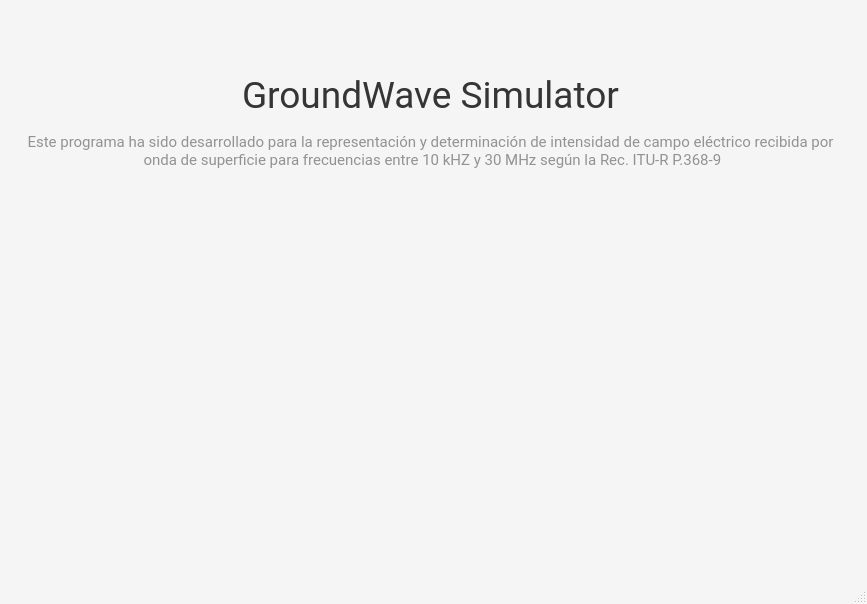
<?xml version="1.0" encoding="UTF-8"?>
<ui version="4.0">
 <class>MainWindow</class>
 <widget class="QMainWindow" name="MainWindow">
  <property name="geometry">
   <rect>
    <x>0</x>
    <y>0</y>
    <width>867</width>
    <height>604</height>
   </rect>
  </property>
  <property name="minimumSize">
   <size>
    <width>867</width>
    <height>604</height>
   </size>
  </property>
  <property name="maximumSize">
   <size>
    <width>867</width>
    <height>604</height>
   </size>
  </property>
  <property name="windowTitle">
   <string>Simulador GRWAVE</string>
  </property>
  <property name="styleSheet">
   <string notr="true">/*Cambiamos el color de la ventana*/
	#MainWindow{
		background-color: rgb(245, 245, 245);
	}

	/*Estilos para el botón*/
	#button_iniciar, #button_iniciar_2{
		border: 1px solid;
		background-color: rgb(0, 200, 60);
		color: #fff;
		border-color: rgb(65, 65, 65);
		font-family: 'Roboto';
		font-size: 17px;
	}
	
	/*Definimos el estilo para un efecto hover sobre el botón,
	este cambiará su background cuando pasemos el mouse por
	encima*/
	#button_iniciar:hover, #button_iniciar_2:hover{
	background-color: rgb(16, 214, 96);
	}


	/*Definimos los estilos para los QLineEdit*/
	QLineEdit{
		border: 1px solid;
		border-color: rgb(150,150, 150);
	}

	/*Definimos los estilos para los QLabel*/
	QLabel{
		font-family: 'Roboto';
	}

	/*Definimos los estilos para los QLabels cuyos nombres son
	'label_usuario' y 'label-password'*/
	#label_usuario, #label_password{
		font-size: 17px;
		color: #212121;
	}
	
	/*Estilo para el QLable cuyo nombre es #label_login*/
	#label_login{
		font-size:30px;
		color: #fff;
	}

	#button_limpiar, #button_limpiar_2{
		border: 1px solid;
		background-color: rgb(239, 239, 239);
		color: rgb(65, 65, 65);
		border-color: rgb(65, 65, 65);
		font-family: 'Roboto';
		font-size: 17px;
	}
	#button_limpiar:hover,#button_limpiar_2:hover{
	background-color: rgb(209, 209, 209);
	}

	#button_exportar,#button_exportar_2{
		border: 1px solid;
		background-color: rgb(239, 239, 239);
		color: rgb(65, 65, 65);
		border-color: rgb(65, 65, 65);
		font-family: 'Roboto';
		font-size: 17px;
	}
	#button_exportar:hover, #button_exportar_2:hover{
	background-color: rgb(209, 209, 209);
	}

	QGroupBox {
    border: 1px solid;
	border-color: rgb(166, 166, 166);
	margin-top: 0.5em;
	}

	QGroupBox::title {
    top: -6px;
    left: 10px;
	}
	#button_cerrar, #button_cerrar_2{
		border: 1px solid;
		background-color: rgb(239, 239, 239);
		color: rgb(65, 65, 65);
		border-color: rgb(223, 22, 22);
		font-family: 'Roboto';
		font-size: 17px;
	}
	#button_cerrar:hover,#button_cerrar_2:hover{
	background-color: rgb(209, 209, 209);
	}</string>
  </property>
  <widget class="QWidget" name="centralwidget">
   <widget class="QLabel" name="label">
    <property name="geometry">
     <rect>
      <x>0</x>
      <y>40</y>
      <width>861</width>
      <height>111</height>
     </rect>
    </property>
    <property name="font">
     <font>
      <family>Roboto</family>
      <pointsize>28</pointsize>
     </font>
    </property>
    <property name="styleSheet">
     <string notr="true">color: rgb(53, 53, 53);</string>
    </property>
    <property name="text">
     <string>GroundWave Simulator</string>
    </property>
    <property name="alignment">
     <set>Qt::AlignCenter</set>
    </property>
   </widget>
   <widget class="QLabel" name="label_2">
    <property name="geometry">
     <rect>
      <x>0</x>
      <y>130</y>
      <width>861</width>
      <height>41</height>
     </rect>
    </property>
    <property name="font">
     <font>
      <family>Roboto</family>
      <pointsize>11</pointsize>
     </font>
    </property>
    <property name="styleSheet">
     <string notr="true">color: rgb(146, 146, 146);</string>
    </property>
    <property name="text">
     <string>Este programa ha sido desarrollado para la representación y determinación de intensidad de campo eléctrico recibida por 
 onda de superficie para frecuencias entre 10 kHZ y 30 MHz según la Rec. ITU-R P.368-9</string>
    </property>
    <property name="alignment">
     <set>Qt::AlignCenter</set>
    </property>
   </widget>
  </widget>
  <widget class="QMenuBar" name="menubar">
   <property name="geometry">
    <rect>
     <x>0</x>
     <y>0</y>
     <width>867</width>
     <height>21</height>
    </rect>
   </property>
  </widget>
  <widget class="QStatusBar" name="statusbar"/>
 </widget>
 <resources/>
 <connections/>
</ui>
